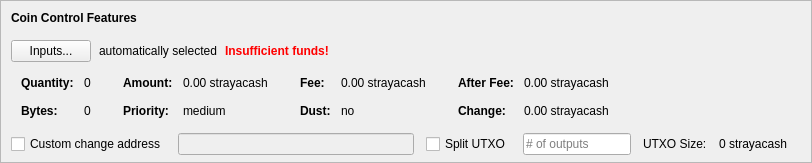
    <widget class="QFrame" name="frameCoinControl">
     <property name="sizePolicy">
      <sizepolicy hsizetype="Expanding" vsizetype="Expanding">
       <horstretch>0</horstretch>
       <verstretch>0</verstretch>
      </sizepolicy>
     </property>
     <property name="maximumSize">
      <size>
       <width>16777215</width>
       <height>16777215</height>
      </size>
     </property>
     <property name="frameShape">
      <enum>QFrame::StyledPanel</enum>
     </property>
     <property name="frameShadow">
      <enum>QFrame::Sunken</enum>
     </property>
     <layout class="QVBoxLayout" name="verticalLayoutCoinControl2">
      <property name="spacing">
       <number>0</number>
      </property>
      <property name="leftMargin">
       <number>0</number>
      </property>
      <property name="topMargin">
       <number>0</number>
      </property>
      <property name="rightMargin">
       <number>0</number>
      </property>
      <property name="bottomMargin">
       <number>6</number>
      </property>
      <item>
       <layout class="QVBoxLayout" name="verticalLayoutCoinControl" stretch="0,0,0,0,1">
        <property name="spacing">
         <number>0</number>
        </property>
        <property name="leftMargin">
         <number>10</number>
        </property>
        <property name="topMargin">
         <number>10</number>
        </property>
        <item>
         <layout class="QHBoxLayout" name="horizontalLayoutCoinControl1">
          <property name="bottomMargin">
           <number>15</number>
          </property>
          <item>
           <widget class="QLabel" name="labelCoinControlFeatures">
            <property name="sizePolicy">
             <sizepolicy hsizetype="Preferred" vsizetype="Maximum">
              <horstretch>0</horstretch>
              <verstretch>0</verstretch>
             </sizepolicy>
            </property>
            <property name="font">
             <font>
              <weight>75</weight>
              <bold>true</bold>
             </font>
            </property>
            <property name="styleSheet">
             <string notr="true">font-weight:bold;</string>
            </property>
            <property name="text">
             <string>Coin Control Features</string>
            </property>
           </widget>
          </item>
         </layout>
        </item>
        <item>
         <layout class="QHBoxLayout" name="horizontalLayoutCoinControl2" stretch="0,0,0,0">
          <property name="spacing">
           <number>8</number>
          </property>
          <property name="bottomMargin">
           <number>10</number>
          </property>
          <item>
           <widget class="QPushButton" name="pushButtonCoinControl">
            <property name="styleSheet">
             <string notr="true"/>
            </property>
            <property name="text">
             <string>Inputs...</string>
            </property>
            <property name="autoDefault">
             <bool>false</bool>
            </property>
           </widget>
          </item>
          <item>
           <widget class="QLabel" name="labelCoinControlAutomaticallySelected">
            <property name="text">
             <string>automatically selected</string>
            </property>
            <property name="margin">
             <number>5</number>
            </property>
           </widget>
          </item>
          <item>
           <widget class="QLabel" name="labelCoinControlInsuffFunds">
            <property name="font">
             <font>
              <weight>75</weight>
              <bold>true</bold>
             </font>
            </property>
            <property name="styleSheet">
             <string notr="true">color:red;font-weight:bold;</string>
            </property>
            <property name="text">
             <string>Insufficient funds!</string>
            </property>
            <property name="margin">
             <number>5</number>
            </property>
           </widget>
          </item>
          <item>
           <spacer name="horizontalSpacerCoinControl">
            <property name="orientation">
             <enum>Qt::Horizontal</enum>
            </property>
            <property name="sizeHint" stdset="0">
             <size>
              <width>40</width>
              <height>1</height>
             </size>
            </property>
           </spacer>
          </item>
         </layout>
        </item>
        <item>
         <widget class="QWidget" name="widgetCoinControl" native="true">
          <property name="sizePolicy">
           <sizepolicy hsizetype="Preferred" vsizetype="Preferred">
            <horstretch>0</horstretch>
            <verstretch>0</verstretch>
           </sizepolicy>
          </property>
          <property name="minimumSize">
           <size>
            <width>0</width>
            <height>0</height>
           </size>
          </property>
          <property name="styleSheet">
           <string notr="true"/>
          </property>
          <layout class="QHBoxLayout" name="horizontalLayoutCoinControl5">
           <property name="leftMargin">
            <number>0</number>
           </property>
           <property name="topMargin">
            <number>0</number>
           </property>
           <property name="rightMargin">
            <number>0</number>
           </property>
           <property name="bottomMargin">
            <number>0</number>
           </property>
           <item>
            <layout class="QHBoxLayout" name="horizontalLayoutCoinControl3" stretch="0,0,0,1">
             <property name="spacing">
              <number>20</number>
             </property>
             <property name="topMargin">
              <number>0</number>
             </property>
             <property name="bottomMargin">
              <number>10</number>
             </property>
             <item>
              <layout class="QFormLayout" name="formLayoutCoinControl1">
               <property name="horizontalSpacing">
                <number>10</number>
               </property>
               <property name="verticalSpacing">
                <number>14</number>
               </property>
               <property name="leftMargin">
                <number>10</number>
               </property>
               <property name="topMargin">
                <number>4</number>
               </property>
               <property name="rightMargin">
                <number>6</number>
               </property>
               <item row="0" column="0">
                <widget class="QLabel" name="labelCoinControlQuantityText">
                 <property name="font">
                  <font>
                   <weight>75</weight>
                   <bold>true</bold>
                  </font>
                 </property>
                 <property name="text">
                  <string>Quantity:</string>
                 </property>
                 <property name="margin">
                  <number>0</number>
                 </property>
                </widget>
               </item>
               <item row="0" column="1">
                <widget class="QLabel" name="labelCoinControlQuantity">
                 <property name="cursor">
                  <cursorShape>IBeamCursor</cursorShape>
                 </property>
                 <property name="contextMenuPolicy">
                  <enum>Qt::ActionsContextMenu</enum>
                 </property>
                 <property name="text">
                  <string notr="true">0</string>
                 </property>
                 <property name="margin">
                  <number>0</number>
                 </property>
                 <property name="textInteractionFlags">
                  <set>Qt::LinksAccessibleByMouse|Qt::TextSelectableByKeyboard|Qt::TextSelectableByMouse</set>
                 </property>
                </widget>
               </item>
               <item row="1" column="0">
                <widget class="QLabel" name="labelCoinControlBytesText">
                 <property name="font">
                  <font>
                   <weight>75</weight>
                   <bold>true</bold>
                  </font>
                 </property>
                 <property name="text">
                  <string>Bytes:</string>
                 </property>
                </widget>
               </item>
               <item row="1" column="1">
                <widget class="QLabel" name="labelCoinControlBytes">
                 <property name="cursor">
                  <cursorShape>IBeamCursor</cursorShape>
                 </property>
                 <property name="contextMenuPolicy">
                  <enum>Qt::ActionsContextMenu</enum>
                 </property>
                 <property name="text">
                  <string notr="true">0</string>
                 </property>
                 <property name="textInteractionFlags">
                  <set>Qt::LinksAccessibleByMouse|Qt::TextSelectableByKeyboard|Qt::TextSelectableByMouse</set>
                 </property>
                </widget>
               </item>
              </layout>
             </item>
             <item>
              <layout class="QFormLayout" name="formLayoutCoinControl2">
               <property name="horizontalSpacing">
                <number>10</number>
               </property>
               <property name="verticalSpacing">
                <number>14</number>
               </property>
               <property name="leftMargin">
                <number>6</number>
               </property>
               <property name="topMargin">
                <number>4</number>
               </property>
               <property name="rightMargin">
                <number>6</number>
               </property>
               <item row="0" column="0">
                <widget class="QLabel" name="labelCoinControlAmountText">
                 <property name="font">
                  <font>
                   <weight>75</weight>
                   <bold>true</bold>
                  </font>
                 </property>
                 <property name="text">
                  <string>Amount:</string>
                 </property>
                 <property name="margin">
                  <number>0</number>
                 </property>
                </widget>
               </item>
               <item row="0" column="1">
                <widget class="QLabel" name="labelCoinControlAmount">
                 <property name="cursor">
                  <cursorShape>IBeamCursor</cursorShape>
                 </property>
                 <property name="contextMenuPolicy">
                  <enum>Qt::ActionsContextMenu</enum>
                 </property>
                 <property name="text">
                  <string notr="true">0.00 strayacash</string>
                 </property>
                 <property name="textInteractionFlags">
                  <set>Qt::LinksAccessibleByMouse|Qt::TextSelectableByKeyboard|Qt::TextSelectableByMouse</set>
                 </property>
                </widget>
               </item>
               <item row="1" column="0">
                <widget class="QLabel" name="labelCoinControlPriorityText">
                 <property name="font">
                  <font>
                   <weight>75</weight>
                   <bold>true</bold>
                  </font>
                 </property>
                 <property name="text">
                  <string>Priority:</string>
                 </property>
                </widget>
               </item>
               <item row="1" column="1">
                <widget class="QLabel" name="labelCoinControlPriority">
                 <property name="cursor">
                  <cursorShape>IBeamCursor</cursorShape>
                 </property>
                 <property name="contextMenuPolicy">
                  <enum>Qt::ActionsContextMenu</enum>
                 </property>
                 <property name="text">
                  <string>medium</string>
                 </property>
                 <property name="textInteractionFlags">
                  <set>Qt::LinksAccessibleByMouse|Qt::TextSelectableByKeyboard|Qt::TextSelectableByMouse</set>
                 </property>
                </widget>
               </item>
              </layout>
             </item>
             <item>
              <layout class="QFormLayout" name="formLayoutCoinControl3">
               <property name="horizontalSpacing">
                <number>10</number>
               </property>
               <property name="verticalSpacing">
                <number>14</number>
               </property>
               <property name="leftMargin">
                <number>6</number>
               </property>
               <property name="topMargin">
                <number>4</number>
               </property>
               <property name="rightMargin">
                <number>6</number>
               </property>
               <item row="0" column="0">
                <widget class="QLabel" name="labelCoinControlFeeText">
                 <property name="font">
                  <font>
                   <weight>75</weight>
                   <bold>true</bold>
                  </font>
                 </property>
                 <property name="text">
                  <string>Fee:</string>
                 </property>
                 <property name="margin">
                  <number>0</number>
                 </property>
                </widget>
               </item>
               <item row="0" column="1">
                <widget class="QLabel" name="labelCoinControlFee">
                 <property name="cursor">
                  <cursorShape>IBeamCursor</cursorShape>
                 </property>
                 <property name="contextMenuPolicy">
                  <enum>Qt::ActionsContextMenu</enum>
                 </property>
                 <property name="text">
                  <string notr="true">0.00 strayacash</string>
                 </property>
                 <property name="textInteractionFlags">
                  <set>Qt::LinksAccessibleByMouse|Qt::TextSelectableByKeyboard|Qt::TextSelectableByMouse</set>
                 </property>
                </widget>
               </item>
               <item row="1" column="0">
                <widget class="QLabel" name="labelCoinControlLowOutputText">
                 <property name="font">
                  <font>
                   <weight>75</weight>
                   <bold>true</bold>
                  </font>
                 </property>
                 <property name="text">
                  <string>Dust:</string>
                 </property>
                </widget>
               </item>
               <item row="1" column="1">
                <widget class="QLabel" name="labelCoinControlLowOutput">
                 <property name="cursor">
                  <cursorShape>IBeamCursor</cursorShape>
                 </property>
                 <property name="contextMenuPolicy">
                  <enum>Qt::ActionsContextMenu</enum>
                 </property>
                 <property name="text">
                  <string>no</string>
                 </property>
                 <property name="textInteractionFlags">
                  <set>Qt::LinksAccessibleByMouse|Qt::TextSelectableByKeyboard|Qt::TextSelectableByMouse</set>
                 </property>
                </widget>
               </item>
              </layout>
             </item>
             <item>
              <layout class="QFormLayout" name="formLayoutCoinControl4">
               <property name="horizontalSpacing">
                <number>10</number>
               </property>
               <property name="verticalSpacing">
                <number>14</number>
               </property>
               <property name="leftMargin">
                <number>6</number>
               </property>
               <property name="topMargin">
                <number>4</number>
               </property>
               <property name="rightMargin">
                <number>6</number>
               </property>
               <item row="0" column="0">
                <widget class="QLabel" name="labelCoinControlAfterFeeText">
                 <property name="font">
                  <font>
                   <weight>75</weight>
                   <bold>true</bold>
                  </font>
                 </property>
                 <property name="text">
                  <string>After Fee:</string>
                 </property>
                 <property name="margin">
                  <number>0</number>
                 </property>
                </widget>
               </item>
               <item row="0" column="1">
                <widget class="QLabel" name="labelCoinControlAfterFee">
                 <property name="cursor">
                  <cursorShape>IBeamCursor</cursorShape>
                 </property>
                 <property name="contextMenuPolicy">
                  <enum>Qt::ActionsContextMenu</enum>
                 </property>
                 <property name="text">
                  <string notr="true">0.00 strayacash</string>
                 </property>
                 <property name="textInteractionFlags">
                  <set>Qt::LinksAccessibleByMouse|Qt::TextSelectableByKeyboard|Qt::TextSelectableByMouse</set>
                 </property>
                </widget>
               </item>
               <item row="1" column="0">
                <widget class="QLabel" name="labelCoinControlChangeText">
                 <property name="font">
                  <font>
                   <weight>75</weight>
                   <bold>true</bold>
                  </font>
                 </property>
                 <property name="text">
                  <string>Change:</string>
                 </property>
                </widget>
               </item>
               <item row="1" column="1">
                <widget class="QLabel" name="labelCoinControlChange">
                 <property name="cursor">
                  <cursorShape>IBeamCursor</cursorShape>
                 </property>
                 <property name="contextMenuPolicy">
                  <enum>Qt::ActionsContextMenu</enum>
                 </property>
                 <property name="text">
                  <string notr="true">0.00 strayacash</string>
                 </property>
                 <property name="textInteractionFlags">
                  <set>Qt::LinksAccessibleByMouse|Qt::TextSelectableByKeyboard|Qt::TextSelectableByMouse</set>
                 </property>
                </widget>
               </item>
              </layout>
             </item>
            </layout>
           </item>
          </layout>
         </widget>
        </item>
        <item>
         <layout class="QHBoxLayout" name="horizontalLayoutCoinControl4" stretch="0,0,0,0,0,0,0">
          <property name="spacing">
           <number>12</number>
          </property>
          <property name="sizeConstraint">
           <enum>QLayout::SetDefaultConstraint</enum>
          </property>
          <property name="topMargin">
           <number>5</number>
          </property>
          <property name="rightMargin">
           <number>5</number>
          </property>
          <item>
           <widget class="QCheckBox" name="checkBoxCoinControlChange">
            <property name="toolTip">
             <string>If this is activated, but the change address is empty or invalid, change will be sent to a newly generated address.</string>
            </property>
            <property name="text">
             <string>Custom change address</string>
            </property>
           </widget>
          </item>
          <item>
           <widget class="QValidatedLineEdit" name="lineEditCoinControlChange">
            <property name="enabled">
             <bool>false</bool>
            </property>
            <property name="sizePolicy">
             <sizepolicy hsizetype="Expanding" vsizetype="Fixed">
              <horstretch>0</horstretch>
              <verstretch>0</verstretch>
             </sizepolicy>
            </property>
           </widget>
          </item>
          <item>
           <widget class="QCheckBox" name="splitBlockCheckBox">
            <property name="text">
             <string>Split UTXO</string>
            </property>
           </widget>
          </item>
          <item>
           <widget class="QLineEdit" name="splitBlockLineEdit">
            <property name="sizePolicy">
             <sizepolicy hsizetype="Fixed" vsizetype="Fixed">
              <horstretch>50</horstretch>
              <verstretch>0</verstretch>
             </sizepolicy>
            </property>
            <property name="placeholderText">
             <string># of outputs</string>
            </property>
           </widget>
          </item>
          <item>
           <widget class="QLabel" name="labelBlockSizeText">
            <property name="text">
             <string>UTXO Size:</string>
            </property>
           </widget>
          </item>
          <item>
           <widget class="QLabel" name="labelBlockSize">
            <property name="text">
             <string>0 strayacash</string>
            </property>
           </widget>
          </item>
          <item>
           <widget class="QLabel" name="labelCoinControlChangeLabel">
            <property name="sizePolicy">
             <sizepolicy hsizetype="Preferred" vsizetype="Expanding">
              <horstretch>0</horstretch>
              <verstretch>0</verstretch>
             </sizepolicy>
            </property>
            <property name="minimumSize">
             <size>
              <width>0</width>
              <height>0</height>
             </size>
            </property>
            <property name="text">
             <string/>
            </property>
            <property name="margin">
             <number>3</number>
            </property>
           </widget>
          </item>
         </layout>
        </item>
        <item>
         <spacer name="verticalSpacerCoinControl">
          <property name="orientation">
           <enum>Qt::Vertical</enum>
          </property>
          <property name="sizeHint" stdset="0">
           <size>
            <width>800</width>
            <height>1</height>
           </size>
          </property>
         </spacer>
        </item>
       </layout>
      </item>
     </layout>
    </widget>
